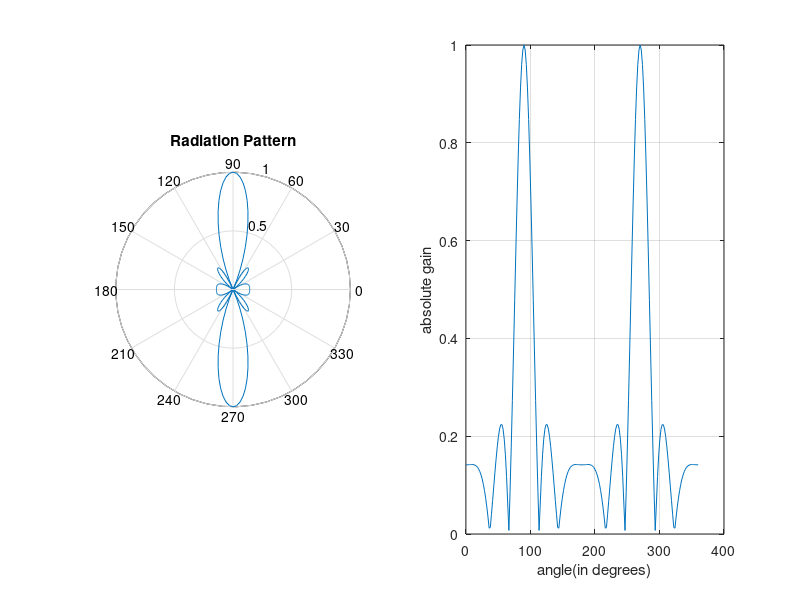

Write MATLAB code to recreate this figure.
clc;
close all;
clear all;

phi = 0:0.01*pi:2*pi;
n = 10;
c = 3e8;
f = 2e6;
lambda = c/f;
d = lambda/4;
dr = (2*pi/lambda)*d;
psi = dr*cos(phi);
e = (1/n) * abs(sin(n*psi/2)./sin(psi/2));
subplot(1,2,1);
polar(phi,e);
title('Radiation Pattern');
subplot(1,2,2);
plot(phi*180/pi,e);
xlabel('angle(in degrees)');
ylabel('absolute gain');
grid on;